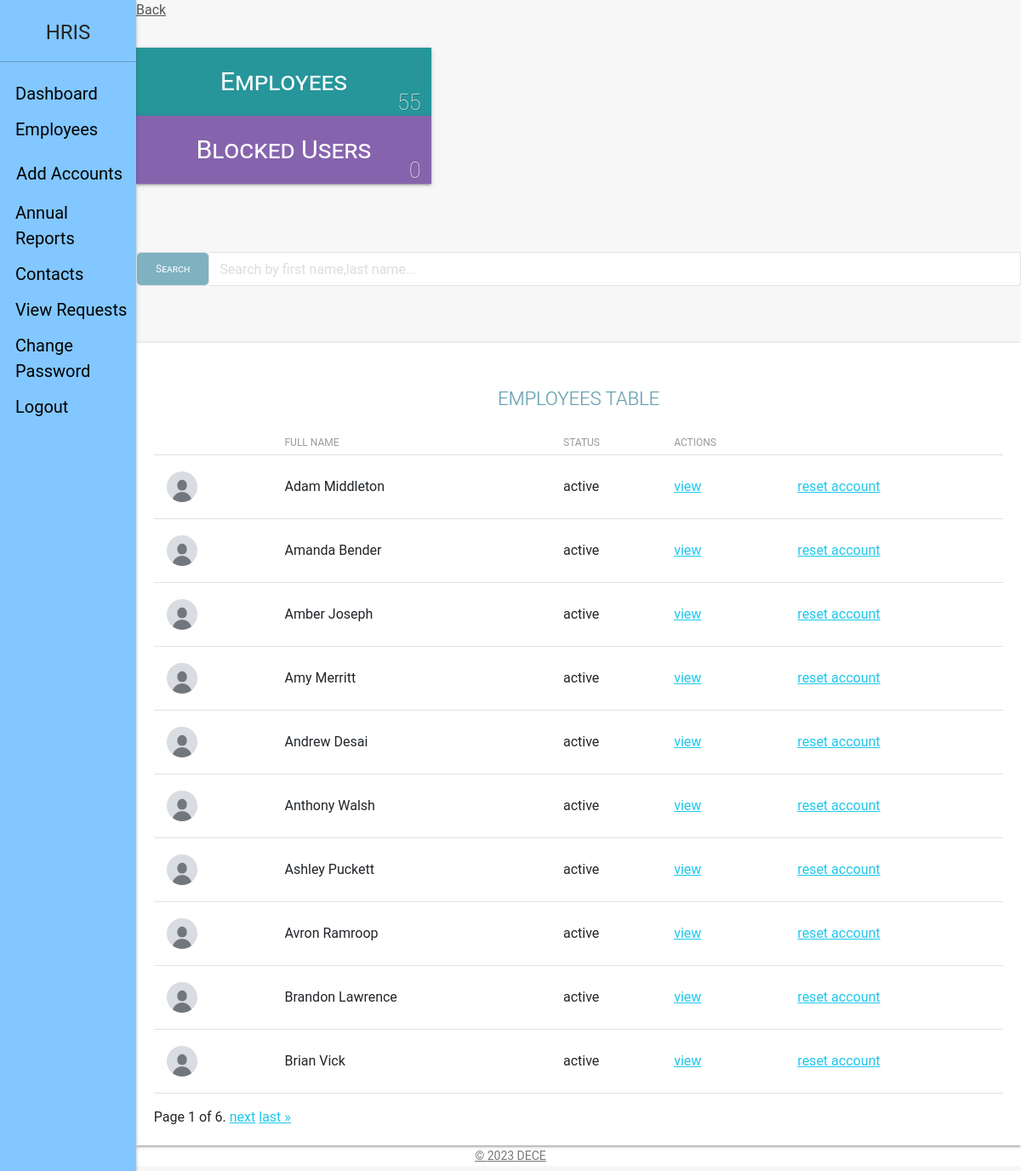
The app's page /admin_view/employees/ (signed in) with its own data.
### staff_app/models.py (models this page shows, shortened)
class Employee(models.Model):
    MALE = 'male'
    FEMALE = 'female'
    OTHER = 'other'
    NOT_KNOWN = 'Not Known'
    GENDER = (
        (MALE, 'Male'),
        (FEMALE, 'Female'),
        (OTHER, 'Other'),
        (NOT_KNOWN, 'Not Known'),
    )
    MR = 'Mr'
    MRS = 'Mrs'
    MSS = 'Mss'
    DR = 'Dr'
    SIR = 'Sir'
    MADAM = 'Madam'
    TITLE = (
        (MR, 'Mr'),
        (MRS, 'Mrs'),
        (MSS, 'Mss'),
        (DR, 'Dr'),
        (SIR, 'Sir'),
        (MADAM, 'Madam'),
    )
    FULL_TIME = 'Full-Time'
    PART_TIME = 'Part-Time'
    CONTRACT = 'Contract'
    INTERN = 'Intern'
    EMPLOYEETYPE = (
        (FULL_TIME, 'Full-Time'),
        (PART_TIME, 'Part-Time'),
        (CONTRACT, 'Contract'),
        (INTERN, 'Intern'),
    )
    user = models.ForeignKey(CustomUser, on_delete=models.CASCADE, default=1)
    title = models.CharField(_('Title'), max_length=10, default=MR,
                             choices=TITLE, blank=False, null=True)
    image = models.ImageField(_('Profile Image'), upload_to='profiles/', default='profiles/default.png',
                              blank=True, null=True, help_text='upload image size less than 2.0MB')
    firstname = models.CharField(
        _('Firstname'), max_length=125, null=False, blank=False)
    lastname = models.CharField(
        _('Lastname'), max_length=125, null=False, blank=False)
    othername = models.CharField(
        _('Othername (optional)'), max_length=125, null=True, blank=True)
    employeeid = models.PositiveIntegerField(
        _('Employee ID'), null=True, blank=True)
    sex = models.CharField(_('Gender'), max_length=10, default=NOT_KNOWN,
                           choices=GENDER, blank=False)
    email = models.EmailField(
        _('Email'), max_length=255, default=None, blank=True, null=True)
    tel = PhoneNumberField(null=False, blank=False,
                           verbose_name='Phone Number')
    bio = models.CharField(_('Bio'), max_length=255, default='',
                           null=True, blank=True)
    birthday = models.DateField(_('Date of Birth'), blank=False, null=True)
    nisnumber = models.PositiveIntegerField(
        _('NIS Number'), null=True, blank=True)
    employeetype = models.CharField(_('Employee Type'), max_length=15, default=FULL_TIME,
                                    choices=EMPLOYEETYPE, blank=False, null=True)
    vitae = models.FileField(_('Cirriculum Vitae'), upload_to='vitae/', blank=True,
                             null=True, validators=[FileExtensionValidator(allowed_extensions=['pdf', 'docx'])], help_text='upload in .docx or .pdf')  # curriculum vitae
    """
    is_blocked and is_deleted are boolean fields that indicate whether an employee is blocked or deleted.
    _('Is Blocked') and _('Is Deleted') are translation strings for the field labels.
    """
    is_blocked = models.BooleanField(
        _('Is Blocked'), help_text='button to toggle employee block and unblock', default=False)
    is_deleted = models.BooleanField(
        _('Is Deleted'), help_text='button to toggle employee deleted and undelete', default=False)
    """
    created and updated are datetime fields that store the date and time when an employee is created or updated.
    verbose_name is the human-readable name for the field.
    """
    created = models.DateTimeField(verbose_name=_(
        'Created'), auto_now_add=True, null=True)
    updated = models.DateTimeField(
        verbose_name=_('Updated'), auto_now=True, null=True)
    """
    objects is a reference to the default manager for the model.
    """
    objects = EmployeeManager()
    """
    Meta class contains some metadata for the model.
    verbose_name and verbose_name_plural are human-readable names for the model.
    ordering specifies the default ordering of the records.
    """
    class Meta:
        verbose_name = _('Employee')
        verbose_name_plural = _('Employees')
        ordering = ['-created']
    """
    __str__ method is used to convert the model object to a string representation in the database.
    Here, it returns the full name of the employee using the get_full_name property.
    """
    def __str__(self):
        return self.get_full_name
    """
    get_full_name is a property that returns the full name of the employee.
    It checks if firstname, lastname, and othername fields are available and returns the full name accordingly.
    the @property decorator allows this function to be called as a model property would withoung using '()'
    """
    @ property
    def get_full_name(self):
        fullname = ''
        firstname = self.firstname
        lastname = self.lastname
        othername = self.othername
        if (firstname and lastname) or othername is None:
            fullname = firstname + ' ' + lastname
            return fullname
        elif othername:
            fullname = firstname + ' ' + othername + ' '+lastname
            return fullname
        return
    """
    get_age is a property that returns the age of the employee.
    It calculates the age using the birthday field and the current year.
    """
    @ property
    def get_age(self):
        current_year = datetime.date.today().year
        dateofbirth_year = self.birthday.year
        if dateofbirth_year:
            return current_year - dateofbirth_year
        return

### admin_app/views.py (the view)
# urls.py: path('employees/', views.employees, name="employees"),
def employees(request):
    if not (request.user.is_authenticated and request.user.is_superuser):
        return redirect('hris:home')
    dataset = dict()
    employees = Employee.objects.all().order_by('firstname')
    query = request.GET.get('search')
    if query:
        query = re.sub(r"\s+", ".", query, flags=re.UNICODE)
        employees = employees.filter(
            Q(email__icontains=query)
        )
    paginator = Paginator(employees, 10)
    page = request.GET.get('page')
    employees_paginated = paginator.get_page(page)
    dataset['employee_list'] = employees_paginated
    dataset['all_employees'] = Employee.objects.all_employees()
    blocked_employees = Employee.objects.all_blocked_employees()
    dataset['blocked_employees'] = blocked_employees
    dataset['title'] = 'Employees list view'
    return render(request, 'admin/view_employees.html', dataset)

### admin_app/managers.py (called while the page is built)
    def get_queryset(self):
        return super().get_queryset().filter(is_deleted=False)

    def all_employees(self):
        return super().get_queryset()

    def all_blocked_employees(self):
        return super().get_queryset().filter(is_blocked=True)

### templates/admin/view_employees.html (shortened to what this page needs)
{% extends 'base.html' %}
{% load static %}
{% block content %}
<link type="text/CSS" href="{% static 'css/light-bootstrap-dashboard.css' %}" rel="stylesheet"/>
    <section class="row">
        <section class="col col-lg-12">
            <span><a href="{{request.META.HTTP_REFERER|escape}}" style="color:#565656;">Back</a></span>
        </section>
    </section>
    <section class="row margin-bottom">
        <div class="container-fluid">
            <section class="col-lg-4 col-md-4 col-sm-12">
                <div class="employee-box sec-box">
                    <a href="{% url 'admin_app:employees' %} ">
                    <span>Employees</span>
                    </a>
                    <span class="count-object">{{ all_employees.count }}</span>
                </div>
            </section>
            <section class="col-lg-4 col-md-4 col-sm-12">
                <div class="blocked-box sec-box">
                    <a href="">
                    <span>Blocked Users</span>
                    </a>
                    <span class="count-object">{{ blocked_employees.count }}</span>
                </div>
            </section>
        </div>
    </section>
    <div class="row" style="margin-bottom: 2.2rem;margin-top: 3rem;">
        <div class="">
        <div class="col-lg-12">
            <form action="." method="GET">
                <div class="input-group mb3">
                    <span class="input-group-btn">
                        <button class="btn btn-default" id = "stylebutton" type="submit">Search</button>
                    </span>
                    <input type="search" value="{{request.GET.search}}" name="search" class="form-control" placeholder="Search by first name,last name...">
                </div>
            </form>
        </div>
        </div>
    </div>
    <div class="table-responsive table-shadow">
        <div class="text-center table-description">
            <h4 class="title-h3" style="color: #60a0b3 !important;
            text-shadow: 1px 0px rgba(0,0,0,0.11)"> EMPLOYEES TABLE</h4>
        </div>
        <table class="table">
            <thead>
                <tr>
                  <th scope="col"></th>
                  <th scope="col">Full Name</th>
                  <th scope="col">Status</th>
                  <th scope="col">Actions</th>
                  <th scope="col"></th>
                </tr>
            </thead>
            <tbody>
                {% if not employee_list %}
                    <tr>
                    <td>No Employee found.</td>
                    </tr>
                {% else %}
                    {% for employee in employee_list %}
                    <tr>
                    {% if employee.image %}
                    <th scope="row"><img src="{{employee.image.url}}" width="50" height="50"></th>
                    {% else %}
                    <th scope="row">-</th>
                    {% endif %}
                    <td>{{ employee.get_full_name }}</td>
                    {% if employee.is_blocked %}
                    <td>Inactive</td>
                    {% else %}
                    <td>active</td>
                    {% endif %}
                    <td>
                        <a href="{% url 'admin_app:info' employee.user_id %}">
                            view
                        </a>
                    </td>
                    <td> <a href="{% url 'hris:reset-account' employee.user_id %}">reset account</a> </td>
                    </tr>
                    {% endfor %}
                {% endif %}
            </tbody>
        </table>
              <div class="pagination">
                <span class="step-links">
                    <span class="current">
                        Page {{ employee_list.number }} of {{ employee_list.paginator.num_pages }}.
                    </span>
                    {% if employee_list.has_next %}
                        <a href="?page={{ employee_list.next_page_number }}">next</a>
                        <a href="?page={{ employee_list.paginator.num_pages }}">last &raquo;</a>
                    {% endif %}
                </span>
            </div>
    </div>
{% endblock content %}

### records on screen
Employee: image (placeholder picture), get_full_name "Adam Middleton", is_blocked "active"
Employee: image (placeholder picture), get_full_name "Amanda Bender", is_blocked "active"
Employee: image (placeholder picture), get_full_name "Amber Joseph", is_blocked "active"
Employee: image (placeholder picture), get_full_name "Amy Merritt", is_blocked "active"
Employee: image (placeholder picture), get_full_name "Andrew Desai", is_blocked "active"
Employee: image (placeholder picture), get_full_name "Anthony Walsh", is_blocked "active"
Employee: image (placeholder picture), get_full_name "Ashley Puckett", is_blocked "active"
Employee: image (placeholder picture), get_full_name "Avron Ramroop", is_blocked "active"
Employee: image (placeholder picture), get_full_name "Brandon Lawrence", is_blocked "active"
Employee: image (placeholder picture), get_full_name "Brian Vick", is_blocked "active"

### other values on screen
{{ all_employees.count }} "55"
{{ blocked_employees.count }} "0"
{{ employee_list.number }} "1"
{{ employee_list.paginator.num_pages }} "6"
